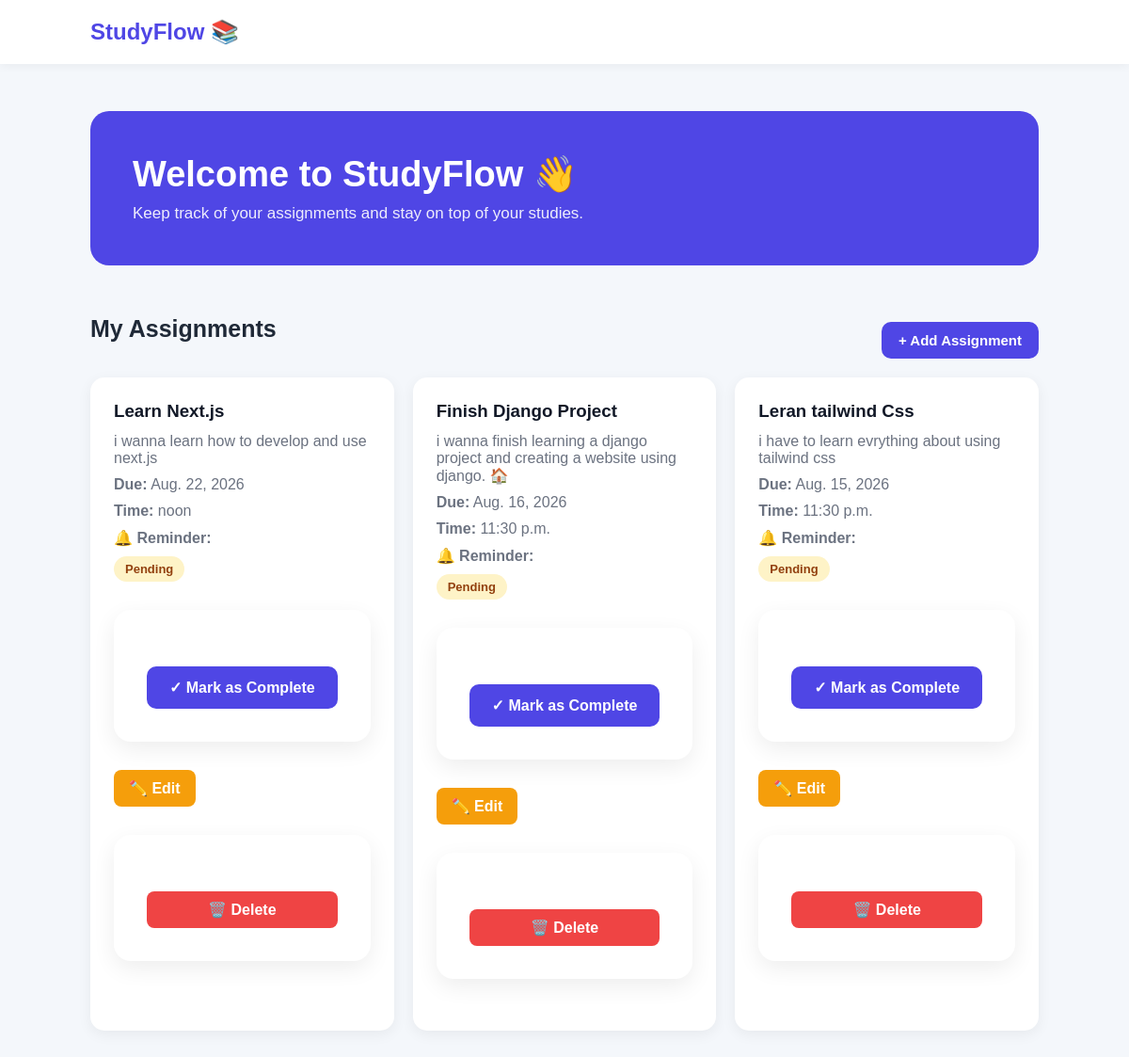
The page / on the database its author committed.
### app/models.py (models this page shows, shortened)
class Assignment(models.Model):
    title = models.CharField(max_length=200)
    description = models.TextField()
    due_date = models.DateField()
    completed = models.BooleanField(default=False)
    due_time = models.TimeField()
    REMINDER_CHOICES = [
        ('none', 'No reminder'),
        ('1_hour', '1 hour before'),
        ('1_day', '1 day before'),
        ('2_days', '2 days before'),
        ('3_days', '3 days before'),
    ]
    reminder = models.CharField(
        max_length=10,
        choices=REMINDER_CHOICES,
        default='1_hour'
    )
    completed = models.BooleanField(default=False)

### app/views.py (the view)
# urls.py: path('', views.home, name='home'),
def home(request):
    assignments = Assignment.objects.all()
    return render(request, 'home.html', {
        'assignments': assignments
    })

### app/templates/home.html (shortened to what this page needs)
{% load static %}
<!DOCTYPE html>
<html lang="en">
<head>
    <link rel="stylesheet" href="{% static 'app/style.css' %}">
</head>
<body>
    <nav class="navbar">
        <div class="logo">StudyFlow 📚</div>
    </nav>
    <main class="container">
        <section class="hero">
            <h1>Welcome to StudyFlow 👋</h1>
            <p>Keep track of your assignments and stay on top of your studies.</p>
        </section>
       <div class="section-title">
    <h2>My Assignments</h2>
    <a href="{% url 'add_assignment' %}" class="add-button">
        + Add Assignment
    </a>
</div>
        <section class="assignment-grid">
            {% for assignment in assignments %}
                <div class="assignment-card">
                    <h3>{{ assignment.title }}</h3>
                    <p>{{ assignment.description }}</p>
                    <p>
                        <strong>Due:</strong>
                        {{ assignment.due_date }}
                    </p>
    <p>
        <strong>Time:</strong>
        {{ assignment.due_time }}
    </p>
    <p>
        🔔 <strong>Reminder:</strong>
    </p>
{% if assignment.completed %}
    <span class="status">
        Completed ✓
    </span>
{% else %}
    <span class="status">
        Pending
    </span>
    <form method="POST" action="{% url 'complete_assignment' assignment.id %}">
        <button type="submit">✓ Mark as Complete</button>
    </form>
{% endif %}
  <a href="{% url 'edit_assignment' assignment.id %}" class="edit-button">
    ✏️ Edit
</a>
            <form method="POST" action="{% url 'delete_assignment' assignment.id %}">
    <button type="submit" class="delete-button">
        🗑️ Delete
    </button>
</form>
         </div>
            {% empty %}
                <div class="empty">
                    <p>You don't have any assignments yet 📚</p>
                </div>
            {% endfor %}
        </section>
    </main>
</body>
</html>

### app/static/app/style.css (style rules this page uses)
* { margin: 0; padding: 0; box-sizing: border-box; }
body { font-family: Arial, sans-serif; background: #f4f7fb; color: #1f2937; }
.navbar { background: #ffffff; padding: 20px 8%; display: flex; justify-content: space-between; align-items: center; box-shadow: 0 2px 10px rgba(0, 0, 0, 0.05); }
.logo { font-size: 24px; font-weight: bold; color: #4f46e5; }
.container { width: 84%; max-width: 1100px; margin: 50px auto; }
.hero { background: #4f46e5; color: white; padding: 45px; border-radius: 20px; margin-bottom: 35px; }
.hero h1 { font-size: 38px; margin-bottom: 10px; }
.hero p { font-size: 17px; opacity: 0.9; }
.section-title { display: flex; justify-content: space-between; align-items: center; margin-bottom: 20px; }
.section-title h2 { font-size: 25px; }
.assignment-grid { display: grid; grid-template-columns: repeat(auto-fit, minmax(250px, 1fr)); gap: 20px; }
.assignment-card { background: white; padding: 25px; border-radius: 15px; box-shadow: 0 4px 15px rgba(0, 0, 0, 0.06); transition: transform 0.2s ease; }
.assignment-card h3 { margin-bottom: 12px; color: #111827; }
.assignment-card p { color: #6b7280; margin-bottom: 10px; }
.status { display: inline-block; background: #fef3c7; color: #92400e; padding: 6px 12px; border-radius: 20px; font-size: 13px; font-weight: bold; }
form { background: white; padding: 30px; border-radius: 15px; box-shadow: 0 4px 15px rgba(0, 0, 0, 0.06); max-width: 700px; margin: 0 auto; }
form button, .add-button { display: inline-block; margin-top: 25px; padding: 12px 20px; background: #4f46e5; color: white; border: none; border-radius: 8px; cursor: pointer; text-decoration: none; font-size: 15px; }
.add-button { display: inline-block; padding: 11px 18px; background: #4f46e5; color: white; text-decoration: none; border-radius: 10px; font-weight: 600; transition: 0.2s ease; }
form { background: white; max-width: 650px; margin: 30px auto; padding: 35px; border-radius: 18px; box-shadow: 0 8px 25px rgba(0, 0, 0, 0.07); }
form button { width: 100%; margin-top: 25px; padding: 13px; background: #4f46e5; color: white; border: none; border-radius: 10px; font-size: 16px; font-weight: 600; cursor: pointer; transition: 0.2s ease; }
.delete-button { background: #ef4444 !important; color: white; border: none; padding: 10px 16px; border-radius: 8px; font-weight: 600; cursor: pointer; transition: 0.2s ease; }
.edit-button { display: inline-block; padding: 10px 16px; background: #f59e0b; color: white !important; text-decoration: none !important; border-radius: 8px ; font-weight: 600; transition: 0.2s ease; }

### rows shown on the page
Assignment: title "Learn Next.js", description "i wanna learn how to develop and use next.js", due_date "Aug. 22, 2026", due_time "noon", completed "Pending"
Assignment: title "Finish Django Project", description "i wanna finish learning a django project and creating a website using django. 🏠", due_date "Aug. 16, 2026", due_time "11:30 p.m.", completed "Pending"
Assignment: title "Leran tailwind Css", description "i have to learn evrything about using tailwind css", due_date "Aug. 15, 2026", due_time "11:30 p.m.", completed "Pending"
